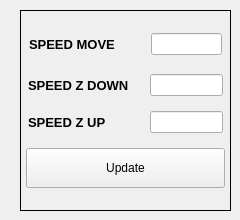
          <widget class="QWidget" name="tab_2">
           <attribute name="title">
            <string>Speed</string>
           </attribute>
           <widget class="QFrame" name="verticalFrame_6">
            <property name="geometry">
             <rect>
              <x>20</x>
              <y>10</y>
              <width>211</width>
              <height>201</height>
             </rect>
            </property>
            <property name="frameShape">
             <enum>QFrame::Box</enum>
            </property>
            <layout class="QVBoxLayout" name="verticalLayout_12">
             <property name="spacing">
              <number>2</number>
             </property>
             <property name="leftMargin">
              <number>5</number>
             </property>
             <property name="topMargin">
              <number>5</number>
             </property>
             <property name="rightMargin">
              <number>5</number>
             </property>
             <property name="bottomMargin">
              <number>5</number>
             </property>
             <item>
              <layout class="QHBoxLayout" name="horizontalLayout_10">
               <property name="spacing">
                <number>2</number>
               </property>
               <property name="leftMargin">
                <number>3</number>
               </property>
               <property name="topMargin">
                <number>0</number>
               </property>
               <property name="rightMargin">
                <number>3</number>
               </property>
               <property name="bottomMargin">
                <number>0</number>
               </property>
               <item>
                <widget class="QLabel" name="label_43">
                 <property name="sizePolicy">
                  <sizepolicy hsizetype="Fixed" vsizetype="Fixed">
                   <horstretch>0</horstretch>
                   <verstretch>0</verstretch>
                  </sizepolicy>
                 </property>
                 <property name="minimumSize">
                  <size>
                   <width>120</width>
                   <height>30</height>
                  </size>
                 </property>
                 <property name="maximumSize">
                  <size>
                   <width>16777215</width>
                   <height>30</height>
                  </size>
                 </property>
                 <property name="font">
                  <font>
                   <pointsize>10</pointsize>
                   <weight>75</weight>
                   <italic>false</italic>
                   <bold>true</bold>
                   <stylestrategy>PreferAntialias</stylestrategy>
                  </font>
                 </property>
                 <property name="text">
                  <string>SPEED MOVE    </string>
                 </property>
                 <property name="alignment">
                  <set>Qt::AlignLeading|Qt::AlignLeft|Qt::AlignVCenter</set>
                 </property>
                </widget>
               </item>
               <item>
                <widget class="QLineEdit" name="lblPosSpeed">
                 <property name="maxLength">
                  <number>6</number>
                 </property>
                </widget>
               </item>
              </layout>
             </item>
             <item>
              <layout class="QHBoxLayout" name="horizontalLayout_12">
               <property name="spacing">
                <number>2</number>
               </property>
               <property name="leftMargin">
                <number>2</number>
               </property>
               <property name="topMargin">
                <number>0</number>
               </property>
               <property name="rightMargin">
                <number>2</number>
               </property>
               <property name="bottomMargin">
                <number>0</number>
               </property>
               <item>
                <widget class="QLabel" name="label_48">
                 <property name="sizePolicy">
                  <sizepolicy hsizetype="Fixed" vsizetype="Fixed">
                   <horstretch>0</horstretch>
                   <verstretch>0</verstretch>
                  </sizepolicy>
                 </property>
                 <property name="minimumSize">
                  <size>
                   <width>120</width>
                   <height>0</height>
                  </size>
                 </property>
                 <property name="maximumSize">
                  <size>
                   <width>16777215</width>
                   <height>30</height>
                  </size>
                 </property>
                 <property name="font">
                  <font>
                   <pointsize>10</pointsize>
                   <weight>75</weight>
                   <italic>false</italic>
                   <bold>true</bold>
                   <stylestrategy>PreferAntialias</stylestrategy>
                  </font>
                 </property>
                 <property name="text">
                  <string>SPEED Z DOWN</string>
                 </property>
                 <property name="alignment">
                  <set>Qt::AlignLeading|Qt::AlignLeft|Qt::AlignVCenter</set>
                 </property>
                </widget>
               </item>
               <item>
                <widget class="QLineEdit" name="lblPosSpeedZD">
                 <property name="maxLength">
                  <number>6</number>
                 </property>
                </widget>
               </item>
              </layout>
             </item>
             <item>
              <layout class="QHBoxLayout" name="horizontalLayout_13">
               <property name="spacing">
                <number>2</number>
               </property>
               <property name="leftMargin">
                <number>2</number>
               </property>
               <property name="topMargin">
                <number>0</number>
               </property>
               <property name="rightMargin">
                <number>2</number>
               </property>
               <property name="bottomMargin">
                <number>0</number>
               </property>
               <item>
                <widget class="QLabel" name="label_49">
                 <property name="sizePolicy">
                  <sizepolicy hsizetype="Fixed" vsizetype="Fixed">
                   <horstretch>0</horstretch>
                   <verstretch>0</verstretch>
                  </sizepolicy>
                 </property>
                 <property name="minimumSize">
                  <size>
                   <width>120</width>
                   <height>0</height>
                  </size>
                 </property>
                 <property name="maximumSize">
                  <size>
                   <width>16777215</width>
                   <height>30</height>
                  </size>
                 </property>
                 <property name="font">
                  <font>
                   <pointsize>10</pointsize>
                   <weight>75</weight>
                   <italic>false</italic>
                   <bold>true</bold>
                   <stylestrategy>PreferAntialias</stylestrategy>
                  </font>
                 </property>
                 <property name="text">
                  <string>SPEED Z UP      </string>
                 </property>
                 <property name="alignment">
                  <set>Qt::AlignLeading|Qt::AlignLeft|Qt::AlignVCenter</set>
                 </property>
                </widget>
               </item>
               <item>
                <widget class="QLineEdit" name="lblPosSpeedZU">
                 <property name="maxLength">
                  <number>6</number>
                 </property>
                </widget>
               </item>
              </layout>
             </item>
             <item>
              <widget class="QPushButton" name="btnUpdatespeed">
               <property name="sizePolicy">
                <sizepolicy hsizetype="Preferred" vsizetype="Preferred">
                 <horstretch>0</horstretch>
                 <verstretch>0</verstretch>
                </sizepolicy>
               </property>
               <property name="maximumSize">
                <size>
                 <width>1666</width>
                 <height>40</height>
                </size>
               </property>
               <property name="text">
                <string>Update</string>
               </property>
              </widget>
             </item>
            </layout>
           </widget>
          </widget>
